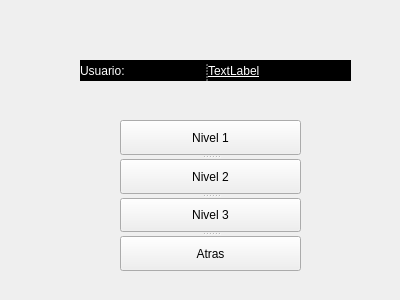
<?xml version="1.0" encoding="UTF-8"?>
<ui version="4.0">
 <class>SeleccionarNivel</class>
 <widget class="QWidget" name="SeleccionarNivel">
  <property name="geometry">
   <rect>
    <x>0</x>
    <y>0</y>
    <width>400</width>
    <height>300</height>
   </rect>
  </property>
  <property name="windowTitle">
   <string>Form</string>
  </property>
  <widget class="QSplitter" name="splitter">
   <property name="geometry">
    <rect>
     <x>80</x>
     <y>60</y>
     <width>271</width>
     <height>21</height>
    </rect>
   </property>
   <property name="styleSheet">
    <string notr="true">color: rgb(0, 0, 0);
background-color: rgb(0, 0, 0);</string>
   </property>
   <property name="orientation">
    <enum>Qt::Horizontal</enum>
   </property>
   <widget class="QLabel" name="label">
    <property name="styleSheet">
     <string notr="true">color: rgb(255, 255, 255);
font: 10pt &quot;MS Shell Dlg 2&quot;;</string>
    </property>
    <property name="text">
     <string>Usuario:</string>
    </property>
   </widget>
   <widget class="QLabel" name="NombreUsuario">
    <property name="styleSheet">
     <string notr="true">color: rgb(255, 255, 255);
font: 11pt &quot;Fixedsys&quot;;
text-decoration: underline;</string>
    </property>
    <property name="text">
     <string>TextLabel</string>
    </property>
   </widget>
  </widget>
  <widget class="QSplitter" name="splitter_2">
   <property name="geometry">
    <rect>
     <x>120</x>
     <y>120</y>
     <width>181</width>
     <height>151</height>
    </rect>
   </property>
   <property name="orientation">
    <enum>Qt::Vertical</enum>
   </property>
   <widget class="QPushButton" name="pushButton">
    <property name="text">
     <string>Nivel 1</string>
    </property>
   </widget>
   <widget class="QPushButton" name="pushButton_2">
    <property name="text">
     <string>Nivel 2</string>
    </property>
   </widget>
   <widget class="QPushButton" name="pushButton_3">
    <property name="text">
     <string>Nivel 3</string>
    </property>
   </widget>
   <widget class="QPushButton" name="pushButton_4">
    <property name="text">
     <string>Atras</string>
    </property>
   </widget>
  </widget>
  <widget class="QLabel" name="label_2">
   <property name="geometry">
    <rect>
     <x>-4</x>
     <y>-7</y>
     <width>411</width>
     <height>311</height>
    </rect>
   </property>
   <property name="styleSheet">
    <string notr="true">background-image: url(:/BGI/b_tex.png);</string>
   </property>
   <property name="text">
    <string/>
   </property>
  </widget>
  <zorder>label_2</zorder>
  <zorder>splitter</zorder>
  <zorder>splitter_2</zorder>
 </widget>
 <resources/>
 <connections/>
</ui>
